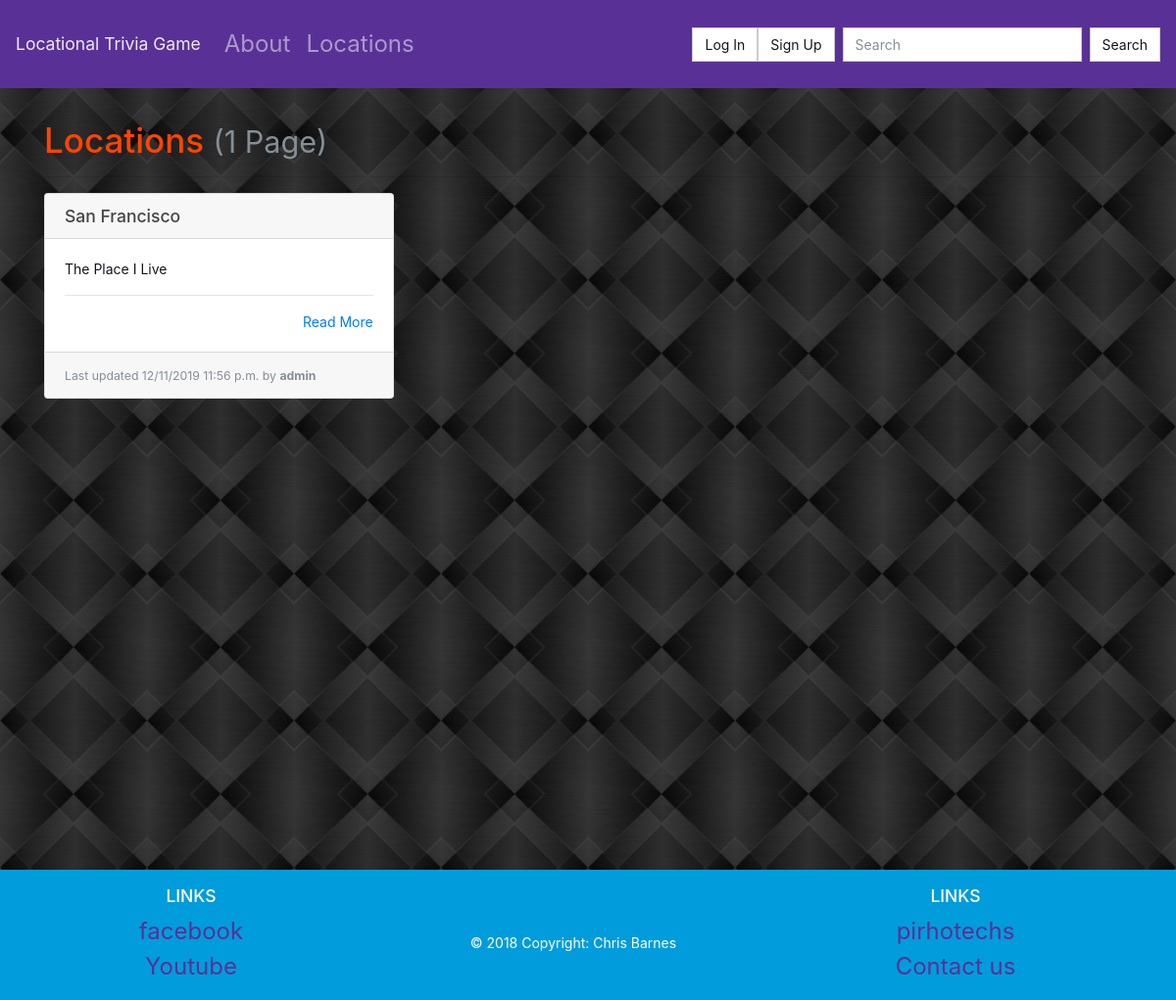
Page /locations/ on the earlier database version.
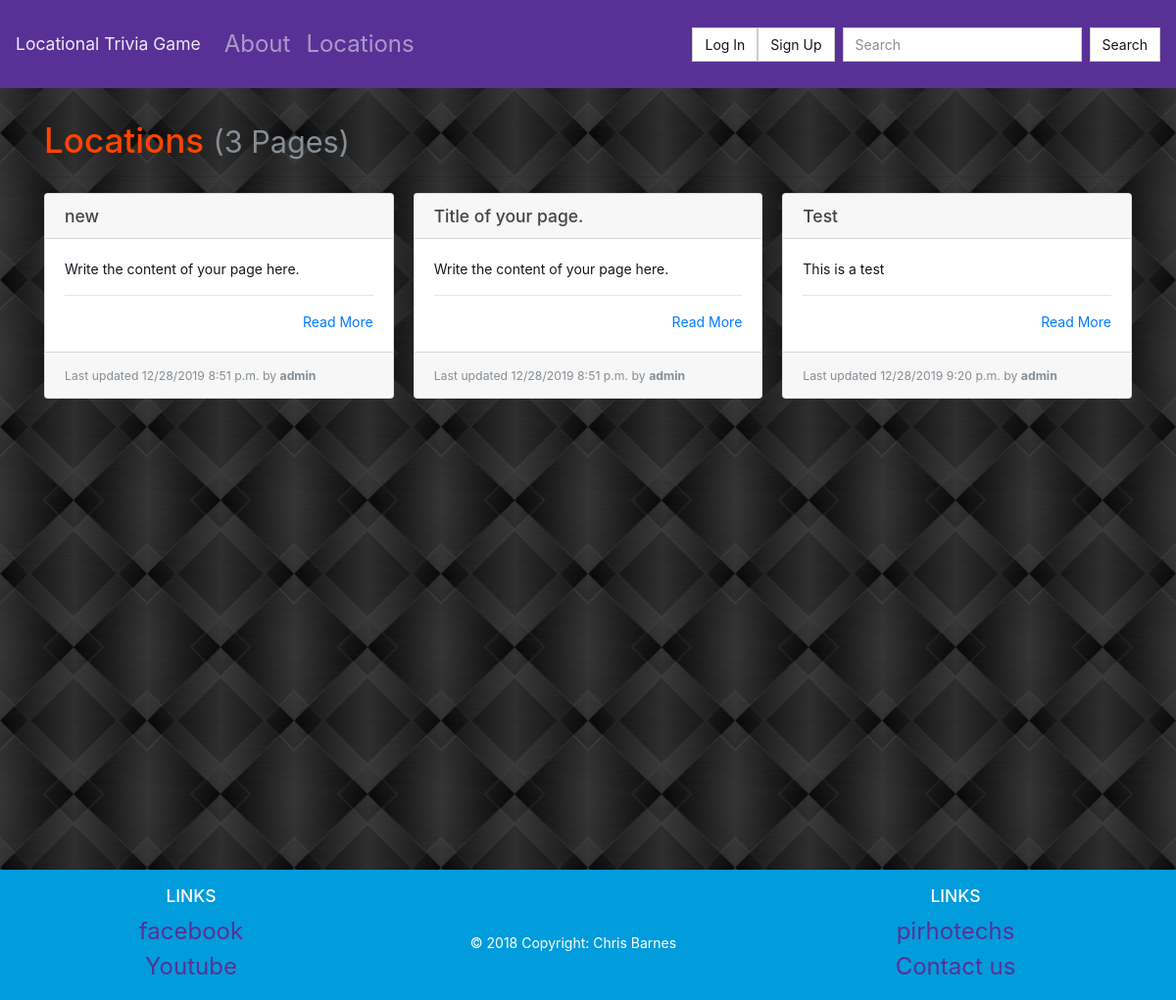
Same page on the later database version.
### locations/models.py (models this page shows, shortened)
class Page(models.Model):
    objects = models.Manager()
    slug = models.CharField(max_length=settings.PAGE_TITLE_MAX_LENGTH, blank=True, editable=False, help_text="Unique URL path to access this page. Generated by the system.")
    created = models.DateTimeField(auto_now_add=True, help_text="The date and time this page was created. Automatically generated when the model saves.")
    modified = models.DateTimeField(auto_now=True, help_text="The date and time this page was updated. Automatically generated when the model updates.")
    title = models.CharField(max_length=settings.PAGE_TITLE_MAX_LENGTH, unique=True, default="Title of your page.")
    author = models.ForeignKey(User, on_delete=models.PROTECT, help_text="The user that posted this article.")
    content = models.TextField(default="Write the content of your page here.")

### locations/views.py (the view)
# urls.py: path('', PageListView.as_view(), name='list-page'),
class PageListView(ListView):
    model = Page
    def get(self, request):
        pages = self.get_queryset().all()
        return render(request, 'list.html', {'pages': pages})

### locations/templates/list.html
{% extends "base.html" %}
{% block content %}
  <h1>Locations {% if pages %}<small class="text-muted">({{ pages|length }} Page{{ pages|length|pluralize:"s" }})</small>{% endif %}</h1>
  <hr>
  {% if pages %}
    <div class="card-columns">
      {% for page in pages %}
        {% include "partials/card.html" %}
      {% endfor %}
    </div>
  {% else %}
    <div class="alert alert-primary" role="alert">No pages to display.</div>
  {% endif %}
{% endblock %}

### templates/base.html (shortened to what this page needs)
{% load static %}
<!DOCTYPE html>
<html lang="en">
<head>
    <link rel="stylesheet" href="https://stackpath.bootstrapcdn.com/bootstrap/4.3.1/css/bootstrap.min.css">
    <link rel="stylesheet" href="https://bootswatch.com/4/pulse/bootstrap.min.css">
    <link rel="stylesheet" type="text/css" href="{% static 'style.css' %}">
</head>
<body>
    {% include 'partials/navbar.html' %}
    <main role="main" class="container" style="margin-top: 4vh; height: 750px;">
        {% block content %}{% endblock %}
    </main>
    {% include 'partials/footer.html' %}
</body>
</html>

### templates/partials/navbar.html (shortened to what this page needs)
<nav class="navbar navbar-expand-lg navbar-dark bg-primary">
    <a class="navbar-brand" href="{% url 'index' %}">Locational Trivia Game</a>
    <div class="collapse navbar-collapse" id="navbarColor01">
        <ul class="navbar-nav mr-auto">
            <li class="nav-item">
                <a class="nav-link" href="{% url 'about' %}">About</a>
            </li>
            <li class="nav-item">
                <a class="nav-link" href="{% url 'list-page' %}">Locations</a>
            </li>
        </ul>
        <form class="form-inline ml-auto">
            {% if not user.is_authenticated %}
                <a href="{% url 'login' %}" class="btn btn-secondary ml-2">Log In</a>
                <a href="{% url 'signup' %}" class="btn btn-secondary mr-2">Sign Up</a>
            {% endif %}
        </form>
        <form class="form-inline my-2 my-lg-0">
            <input class="form-control mr-sm-2" type="text" placeholder="Search">
            <button class="btn btn-secondary my-2 my-sm-0" type="submit">Search</button>
        </form>
    </div>
</nav>

### locations/templates/partials/card.html
<div class="card mb-3">
  <h5 class="card-header ">{{ page.title }}</h5>
  <div class="card-body border-dark">
    <p class="card-text text-dark">
      {{ page.content|truncatewords_html:30 }}
      <hr>
      <div class="text-right"><a href="{% url 'details-page' page.slug %}" title="Read More">Read More</a></div>
  </div>
  <div class="card-footer">
    <small class="text-muted">Last updated {{ page.modified|date:"SHORT_DATETIME_FORMAT" }} by <b>{{ page.author.username }}</b></small>
  </div>
</div>

### templates/partials/footer.html
<footer class='page-footer font-small text-white bg-info absolute-bottom mt-3'>
    <div class='container-fluid row text-center pt-3'>
        <div class='col-md-4 mb-md-0'>
            <h5 class='text-uppercase'>Links</h5>
            <ul class='list-unstyled'>
                <li><a href='https://facebook.com'>facebook</a></li>
                <li><a href='https://Youtube.com'>Youtube</a></li>
            </ul>
        </div>
        <div class='col-md-4 mb-md-0 footer-copyright text-center pt-5'>© 2018 Copyright: Chris Barnes</div>
        <div class='col-md-4 mb-md-0'>
            <h5 class='text-uppercase'>Links</h5>
            <ul class='list-unstyled'>
                <li><a href='https://pirhotechs.com'>pirhotechs</a></li>
                <li><a href="{% url 'email' %}">Contact us</a></li>
            </ul>
        </div>
    </div>
</footer>

### static/style.css (style rules this page uses)
body { background: lightgrey url("images/background.jpg") center; }
h1 { color: orangered; }
h2, h3, h4, p { color: white; }
ul { color: white; font-size: x-large; }
.card a, .card a:hover, .card a:visited { color: #007bff }

Differences in the rows shown:
removed Page: title "San Francisco", content "The Place I Live", modified "12/11/2019 11:56 p.m.", author.username "admin"
added Page: title "new", content "Write the content of your page here.", modified "12/28/2019 8:51 p.m.", author.username "admin"
added Page: title "Title of your page.", content "Write the content of your page here.", modified "12/28/2019 8:51 p.m.", author.username "admin"
added Page: title "Test", content "This is a test", modified "12/28/2019 9:20 p.m.", author.username "admin"
Other differences:
{{ pages|length }}: "1" → "3"
